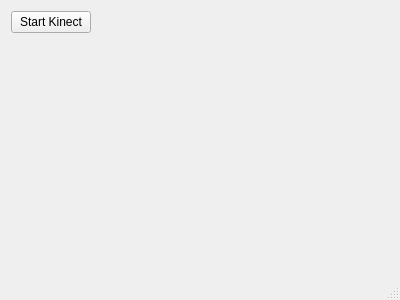
<?xml version="1.0" encoding="UTF-8"?>
<ui version="4.0">
 <class>MainWindow</class>
 <widget class="QMainWindow" name="MainWindow">
  <property name="geometry">
   <rect>
    <x>0</x>
    <y>0</y>
    <width>400</width>
    <height>300</height>
   </rect>
  </property>
  <property name="windowTitle">
   <string>KinectReader</string>
  </property>
  <property name="windowIcon">
   <iconset resource="resources.qrc">
    <normaloff>:/logo3.png</normaloff>:/logo3.png</iconset>
  </property>
  <widget class="QWidget" name="centralWidget">
   <layout class="QVBoxLayout" name="verticalLayout">
    <item>
     <layout class="QHBoxLayout" name="horizontalLayout">
      <item>
       <widget class="QPushButton" name="pushButton_KinectStartStop">
        <property name="text">
         <string>Start Kinect</string>
        </property>
       </widget>
      </item>
      <item>
       <spacer name="horizontalSpacer_2">
        <property name="orientation">
         <enum>Qt::Horizontal</enum>
        </property>
        <property name="sizeHint" stdset="0">
         <size>
          <width>40</width>
          <height>20</height>
         </size>
        </property>
       </spacer>
      </item>
     </layout>
    </item>
    <item>
     <layout class="QVBoxLayout" name="verticalLayout_2">
      <item>
       <layout class="QHBoxLayout" name="horizontalLayout_2">
        <item>
         <widget class="QLabel" name="label">
          <property name="text">
           <string/>
          </property>
         </widget>
        </item>
        <item>
         <widget class="QLabel" name="labelImage">
          <property name="text">
           <string/>
          </property>
         </widget>
        </item>
       </layout>
      </item>
     </layout>
    </item>
   </layout>
  </widget>
  <widget class="QMenuBar" name="menuBar">
   <property name="geometry">
    <rect>
     <x>0</x>
     <y>0</y>
     <width>400</width>
     <height>21</height>
    </rect>
   </property>
  </widget>
  <widget class="QStatusBar" name="statusBar"/>
 </widget>
 <layoutdefault spacing="6" margin="11"/>
 <resources>
  <include location="resources.qrc"/>
 </resources>
 <connections/>
</ui>
